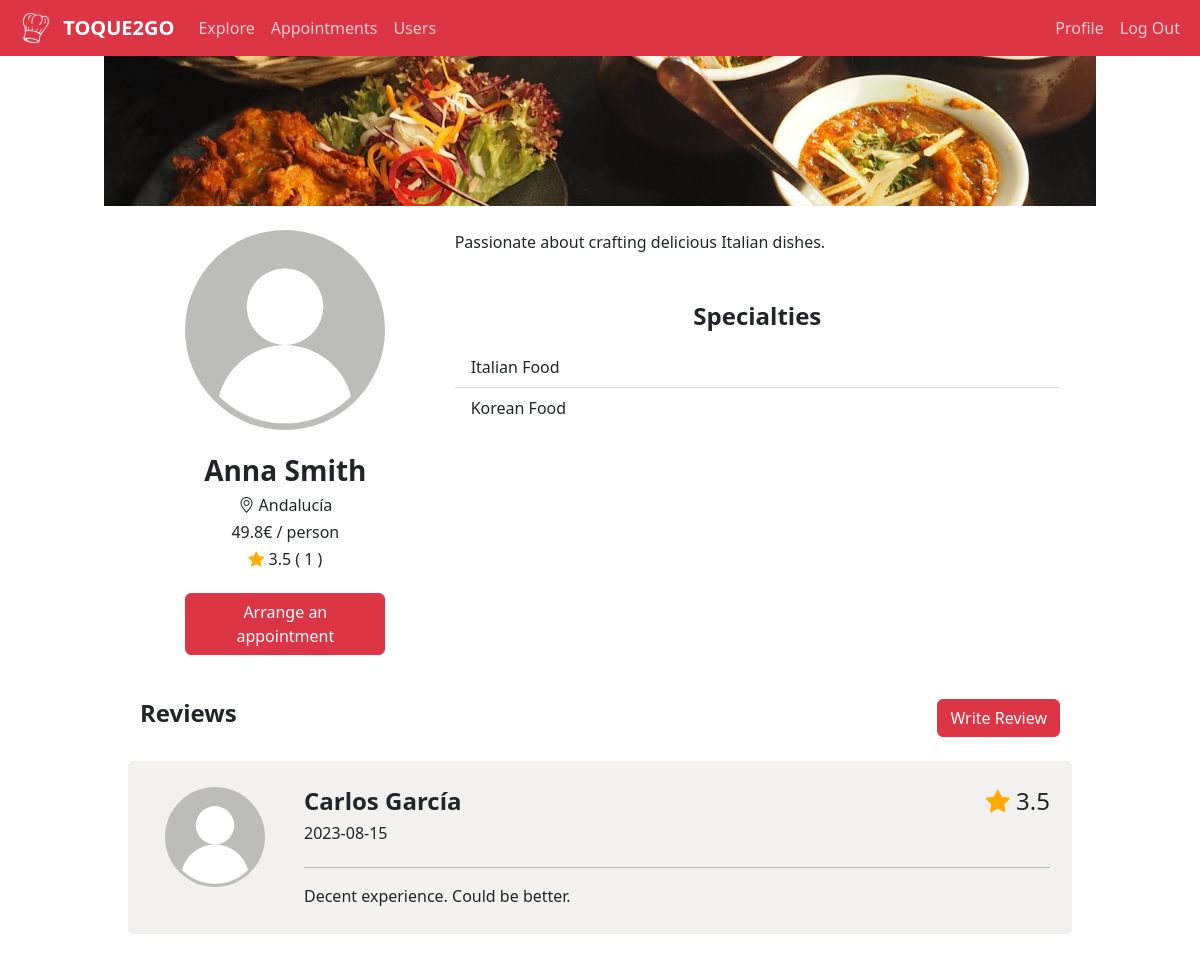
The page /profile/15 (signed in) on the database its author committed.
### tables this page shows
CREATE TABLE 'users' ('id' INTEGER PRIMARY KEY AUTOINCREMENT NOT NULL, 'email' TEXT NOT NULL, 'name' TEXT NOT NULL, 'surname' TEXT NOT NULL, 'hash' TEXT NOT NULL,'location' TEXT NOT NULL, 'profile' TEXT NOT NULL DEFAULT 'default', 'banner' TEXT NOT NULL DEFAULT 'default', 'membership' TEXT NOT NULL DEFAULT 'free', 'role' TEXT NOT NULL DEFAULT 'client');

CREATE TABLE 'chefs' ('id' INTEGER PRIMARY KEY AUTOINCREMENT NOT NULL, 'user_id' INTEGER NOT NULL, 'type' TEXT NOT NULL, 'cost' NUMERIC NOT NULL, 'information' TEXT NOT NULL);

CREATE TABLE 'reviews' ('id' INTEGER PRIMARY KEY AUTOINCREMENT NOT NULL, 'writer_id' INTEGER NOT NULL, 'user_id' INTEGER NOT NULL, 'rating' NUMERIC NOT NULL, 'text' TEXT NOT NULL, 'date' DATETIME NOT NULL);

### app.py (the view)
@app.route("/profile/<id>")
def profile(id):
    info = checkUserInfo()
    isReviewAlreadyWritten = reviewAlreadyWritten(id)
    userInfo = db.execute("SELECT * FROM users WHERE id = ?", id)
    try:
        userInfo[0]
    except:
        return render_template("profile.html", info=info, isReviewAlreadyWritten=isReviewAlreadyWritten, error="User does not exist")
    profileInfo = {
        "id": userInfo[0]["id"],
        "name" : userInfo[0]["name"],
        "surname" : userInfo[0]["surname"],
        "location" : userInfo[0]["location"],
        "photo": userInfo[0]["profile"],
        "banner": userInfo[0]["banner"]
    }
    chefInfo = db.execute("SELECT * from users JOIN chefs ON users.id == chefs.user_id WHERE users.id == ?", id)
    try:
        chefInfo[0]
    except:
        return render_template("profile.html", info=info, isReviewAlreadyWritten=isReviewAlreadyWritten, profileInfo=profileInfo)
    types = map(lambda x:x["type"], chefInfo)
    chefInfo = {
        "information" : chefInfo[0]["information"],
        "cost" : chefInfo[0]["cost"],
        "types" : types
    }
    reviews = getReviewsFromUser(id)
    score = getScore(id)
    return render_template("profile.html", info=info, profileInfo=profileInfo, isReviewAlreadyWritten=isReviewAlreadyWritten, reviews=reviews, score=score, chefInfo=chefInfo)

### app.py (called while the page is built)
def checkUserInfo():
    info = {}
    if session:
        userInfo = db.execute("SELECT * FROM users WHERE id = ?", session["user_id"])
        info["id"] = session["user_id"]
        info["isPremium"] = userInfo[0]["membership"] == "premium"
        info["isAdmin"] = userInfo[0]["role"] == "admin"
        info["isChef"] = len(db.execute("SELECT id FROM users WHERE id = ? AND id IN (SELECT DISTINCT user_id FROM chefs)", session["user_id"])) != 0
    else:
        info["id"] = 0
        info["isPremium"] = False
        info["isAdmin"] = False
        info["isChef"] = False
    return info

def getReviewsFromUser(id):
    reviews = db.execute("SELECT * FROM reviews JOIN users ON reviews.writer_id == users.id WHERE reviews.user_id = ? ORDER BY reviews.date", id)
    try:
        reviews[0]
        return reviews
    except:
        return("No reviews")

def getScore(id):
    score = {
        "average" : db.execute("SELECT AVG(rating) FROM reviews JOIN users ON reviews.writer_id == users.id WHERE reviews.user_id = ?", id)[0]["AVG(rating)"],
        "number" :  db.execute("SELECT COUNT(rating) FROM reviews JOIN users ON reviews.writer_id == users.id WHERE reviews.user_id = ?", id)[0]["COUNT(rating)"]
    }
    return score

def reviewAlreadyWritten(id):
    reviews = db.execute("SELECT * FROM reviews JOIN users ON reviews.writer_id == users.id WHERE reviews.user_id = ? AND reviews.writer_id = ?", id, session["user_id"])
    try:
        reviews[0]
        return True
    except:
        return False

@app.after_request
def after_request(response):
    response.headers["Cache-Control"] = "no-cache, no-store, must-revalidate"
    response.headers["Expires"] = 0
    response.headers["Pragma"] = "no-cache"
    return response

### templates/profile.html (shortened to what this page needs)
{% extends "layout.html" %}
{% block main %}
    {% if error %}
      <div class="container-lg my-5">
          <div class="alert alert-danger alert-dismissible fade show" role="alert">
              <strong>Error: </strong>{{ error }}
              <button type="button" class="btn-close" data-bs-dismiss="alert" aria-label="Close"></button>
          </div>
      </div>
    {% else %}
      <div class="container-lg">
        <img id="banner" src="{{ profileInfo["banner"] }}" class="img-fluid w-100" alt="banner">
        <div class="row m-4">
            {% if chefInfo %}
                <div class="col-md-4">
                    <img id="profile" src="{{ profileInfo["photo"] }}" alt="profile">
                    <div class="text-center my-4">
                        <h3 style="font-weight: bold">{{ profileInfo["name"] }} {{ profileInfo["surname"] }}</3>
                        <h6><i class="bi bi-geo-alt"></i> {{ profileInfo["location"] }}</h6>
                        <h6>{{ chefInfo["cost"] }}€ / person</h6>
                        <h6><i class="bi bi-star-fill"></i> {{ score["average"] }} ( {{ score["number"] }} )</h6>
                    </div>
                    {% if session["user_id"] == profileInfo["id"] %}
                        <a href="/edit-profile" id="profile-button" class="btn btn-danger">Edit Profile</a>
                    {% else %}
                        <a href="/arrange-appointment/{{ profileInfo["id"] }}" id="profile-button" class="btn btn-danger">Arrange an appointment</a>
                    {% endif %}
                </div>
                <div class="col-md-8">
                    <p id="profile-text" class="mb-5" style="white-space: pre-wrap">{{ chefInfo["information"] }}</p>
                    <h4 class="my-3 text-center" style="font-weight: bold">Specialties</h4>
                    <ul class="list-group list-group-flush">
                        {% for type in chefInfo["types"] %}
                            <li class="list-group-item">{{ type }} Food</li>
                        {% endfor %}
                    </ul>
                </div>
            {% endif %}
        </div>
        {% if chefInfo %}
            <div class="row m-4">
                <div class="d-flex justify-content-between align-middle">
                    <h4 style="font-weight: bold">Reviews</h4>
                    {% if session["user_id"] != profileInfo["id"] and not isReviewAlreadyWritten %}
                        <a href="/reviews/{{ profileInfo["id"] }}" class="btn btn-danger">Write Review</a>
                    {% endif %}
                </div>
            </div>
            {% if reviews != "No reviews"%}
                {% for review in reviews %}
                    <a href="./{{ review["writer_id"] }}" style="text-decoration: none; color: #212529"><div id="review-box" class="row m-4">
                        <div class="col-md-2 py-3">
                            <img id="review-profile" src="{{ review["profile"] }}" alt="review-profile">
                        </div>
                        <div class="col-md-10">
                            <div class="d-flex justify-content-between pt-3">
                                <div>
                                    <h4 style="font-weight: bold">{{ review["name"] }} {{ review["surname"] }}</h4>
                                    <h6>{{ review["date"] }}</h6>
                                </div>
                                <h4><i class="bi bi-star-fill"></i> {{ review["rating"] }}</h4>
                            </div>
                            <hr>
                            <p style="white-space: pre-wrap">{{ review["text"] }}</p>
                        </div>
                    </div></a>
                {% endfor %}
            {% else %}
                <div class="d-flex justify-content-center align-items-center" style="height:100px">
                    <h5 style="color: #dc3545; font-weight: bold">There are no reviews for this chef yet</h5>
                </div>
            {% endif %}
        {% endif %}
      </div>
    {% endif %}
{% endblock %}

### static/styles.css (style rules this page uses)
.carousel-item > img, #banner { min-height: 150px; height: 20vw; object-fit: cover; }
#profile, #review-profile { object-fit: fill; display:block; margin: 0 auto 0 auto; width: 200px; height: 200px; background-color: #bcbcba; border-radius: 50%; }
#review-profile { width: 100px; height: 100px; }
#review-box, #appointments-box, .accordion-button { background-color: #F3F0F0; padding: 10px; border-radius: 5px; }
#profile-button { display: block; margin: 20px auto; width: 200px; }
#banner { height: 150px; }
.container-lg { max-width: 992px; padding: 0; }
.bi-star-fill { color: #feab06; }

### rows shown on the page
users: banner (placeholder picture), photo (placeholder picture), name "Anna", surname "Smith", location "Andalucía"
chefs: cost "49.8", information "Passionate about crafting delicious Italian dishes.", type "Italian"
chefs: type "Korean"
reviews: profile (placeholder picture), name "Carlos", surname "García", date "2023-08-15", rating "3.5", text "Decent experience. Could be better."

### other values the page prints
{{ score["average"] }} "3.5"
{{ score["number"] }} "1"
